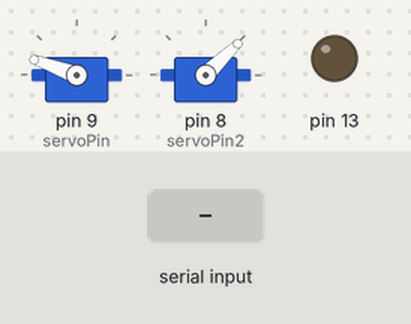
A sketch run on a simulated Arduino Uno, built with avr-gcc and run on an emulated ATmega328P. Shown: 2 × servo, output pins drawn as LEDs (lit = HIGH). Inputs (shaded band) come from the test bench.

Above: at 1.2 s.
1.3 s: "1" received over Serial
At 2.9 s:
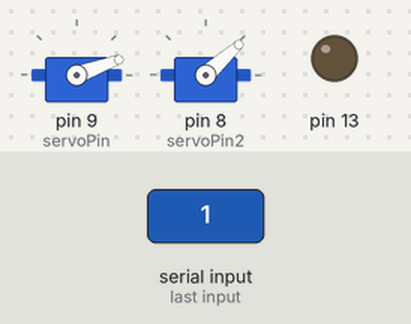
4.3 s: "0" received over Serial
7.3 s: "2" received over Serial
At 8.6 s:
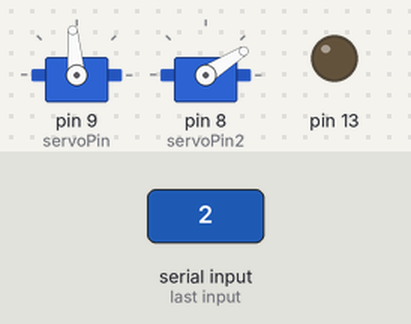
At 15.6 s:
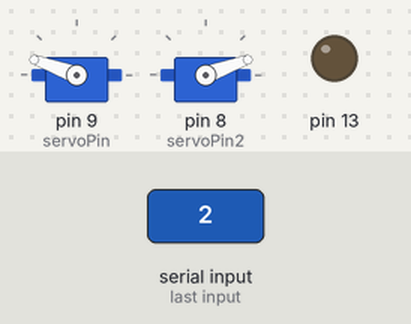
Timing chart, 0 to 16.3 s (numbered marks = the images above; inputs shaded):
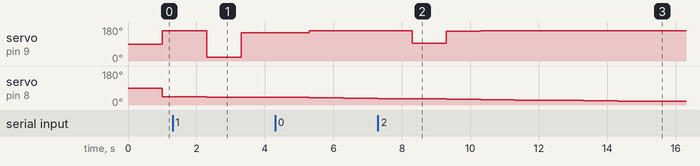

Measured:
- after the input at 1.3 s, servo on pin 9 (servoPin): 160° → 20° after 1.0 s, → 150° 1.0 s later
- after the input at 7.3 s, servo on pin 9 (servoPin): 160° → 95° after 1.0 s, → 157° 1.0 s later, → 159° 1.0 s later, → 160° 1.0 s later

The sketch:

ballplate2d.ino
```cpp
// note: for my beam to be horizontal, Servo Motor angle should be 102 degrees.


#include<Servo.h>
#include<PID_v1.h>
//#include <SoftwareSerial.h>
//SoftwareSerial mySerial(10, 11);

const int servoPin = 9;                                               //Servo Pin
const int servoPin2 = 8;                                               //Servo Pin

float Kpx = 4;                                                    //Initial Proportional Gain
float Kix = 2;                                                      //Initial Integral Gain
float Kdx = 3;//Intitial Derivative Gain

float Kpy = 2.2;                                                    //Initial Proportional Gain
float Kiy = 1;                                                      //Initial Integral Gain
float Kdy = 1.5;//Intitial Derivative Gain
double  Inputx, Outputx, ServoOutputx;
double Inputy, Outputy, ServoOutputy;

double Setpointx ;
double  Setpointy;
int servoxzero=90;
int servoyzero=90;
char buffer[2];
int si;
int si2;
int siold,si2old;
PID myPIDx(&Inputx, &Outputx, &Setpointx, Kpx, Kix, Kdx, DIRECT);           //Initialize PID object, which is in the class PID.
PID myPIDy(&Inputy, &Outputy, &Setpointy, Kpy, Kiy, Kdy, DIRECT);


Servo myServox;                                                       //Initialize Servo.
Servo myServoy;

void setup() {


  Serial.begin(9600);                                                //Begin Serial
//  mySerial.begin(9600);
  myServox.attach(servoPin);                                          //Attach Servo
myServoy.attach(servoPin2);
  //Inputx = readPosition();                                            //Calls function readPosition() and sets the balls
  //Inputy=readPosition();                                                                   //  position as the input to the PID algorithm

  //myServox.write(90);
  //myServoy.write(90);
  pinMode(13,OUTPUT);
  myPIDx.SetMode(AUTOMATIC);                                          //Set PID object myPID to AUTOMATIC
  myPIDx.SetOutputLimits(-70,70);  //Set Output limits to -80 and 80 degrees.

  myPIDy.SetMode(AUTOMATIC);                                          //Set PID object myPID to AUTOMATIC
  myPIDy.SetOutputLimits(-70,70);
siold=20;
si2old=20;

}

void loop()
{

Setpointx=20 ;
Setpointy=20;

  //Inputx = readPosition();                                            //Calls function readPosition() and sets the balls

   Serial.readBytes(buffer, 2);
 si=(int)buffer[0];
 si2=(int)buffer[1];

  //Inputy=readPosition();                                                                   //  position as the input to the PID algorithm


   if(si<0)
{
si=siold;
}
   if(si2<0)
{
si2=si2old;
}

      if (si>40)
      {
      Inputx=si;
      Inputy=si2;
      }
      else
      {
        Inputx=si2;
      Inputy=si;

      }


   Inputx=Inputx-40;
  myPIDx.Compute();                                                   //computes Output in range of -80 to 80 degrees
  myPIDy.Compute();
  ServoOutputx=90+Outputx;                                            // 102 degrees is my horizontal
  ServoOutputy=90-Outputy;

  myServox.write(ServoOutputx);                                        //Writes value of Output to servo
  myServoy.write(ServoOutputy);
 /*
  mySerial.print("INX:  ");
  mySerial.print(Inputx);
  mySerial.print(" ,");
 //mySerial.print("OUTX:  ");
  mySerial.print(ServoOutputx);
  mySerial.print(" ,");
  mySerial.print("INY:  ");
  mySerial.print(Inputy);
  mySerial.print(" ,");
  mySerial.print("OUTY:  ");
 mySerial.println(ServoOutputy);
  */
  siold=si;
si2old=si2;

}
```
